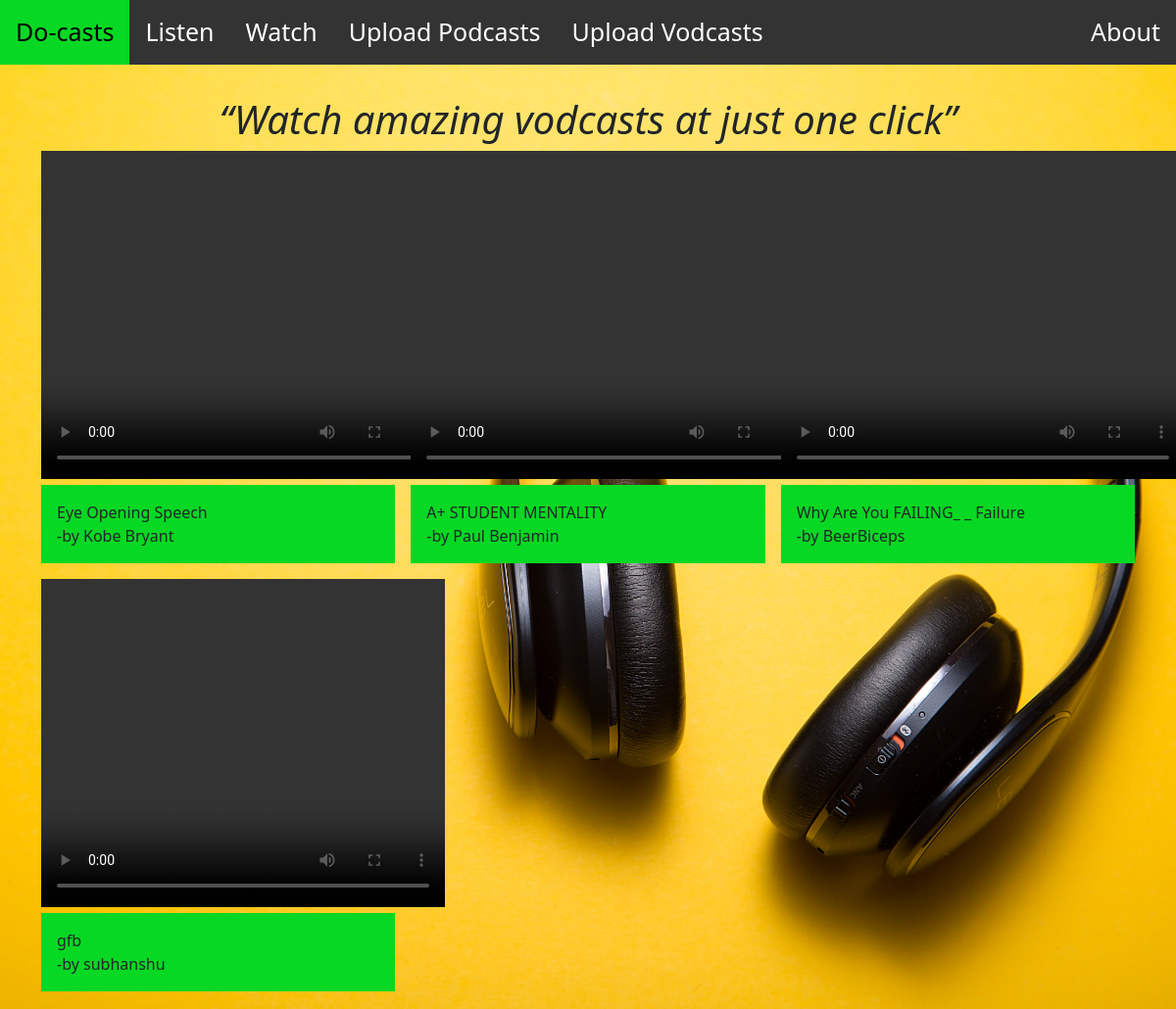
The page /watch on the database as committed earlier.
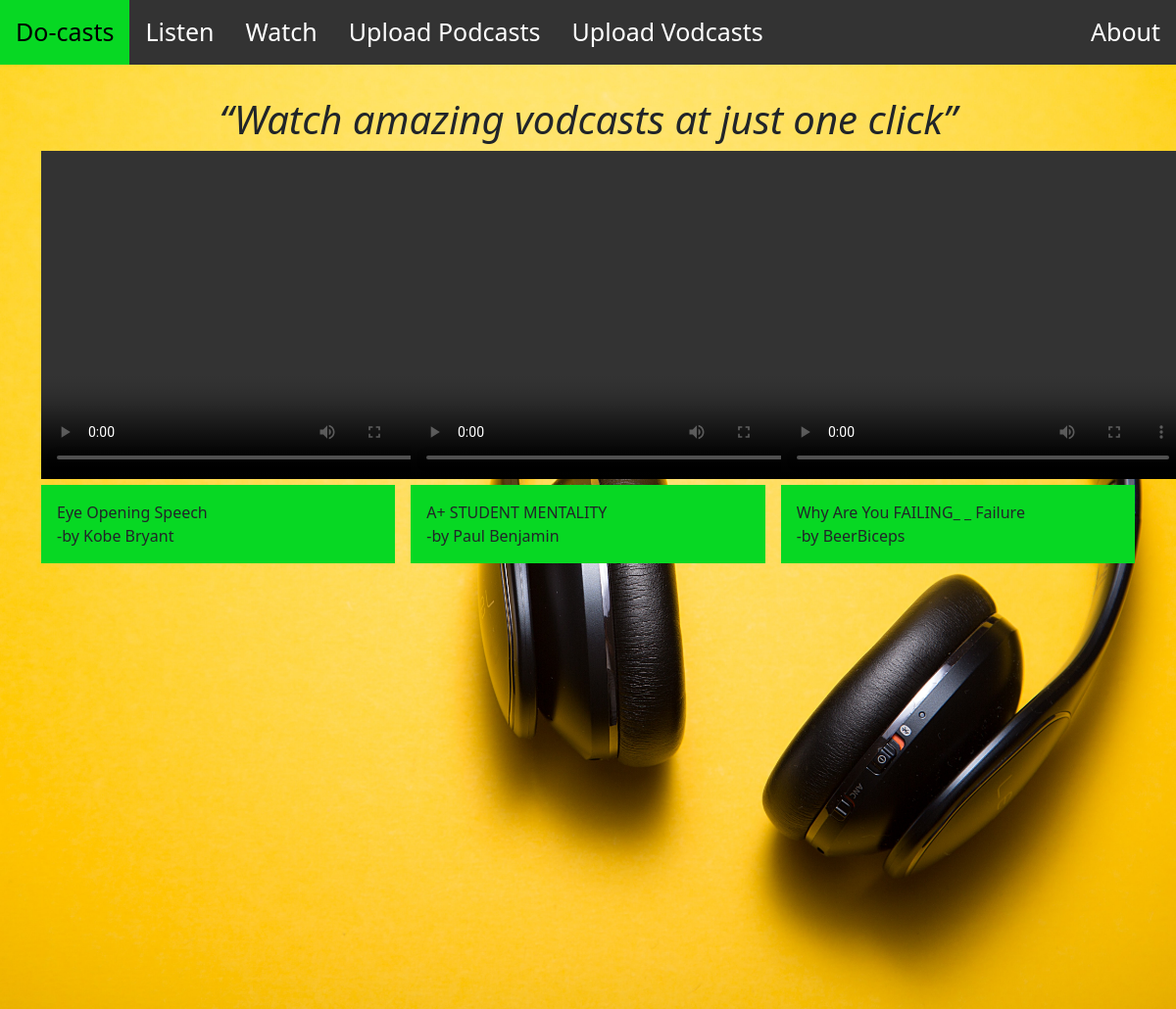
The same page on the database as committed later.
### home/models.py (models this page shows, shortened)
class video(models.Model) :                         # video database for podcasts
     name = models.CharField(max_length=100)
     pname = models.CharField(max_length=100)
     email = models.CharField(max_length=100)
     mp4 = models.FileField(default="media")
     date = models.DateField()

### home/views.py (the view)
# urls.py: path('watch', views.watch, name ='watch'),
def watch(request):
    mp4_list= video.objects.all()          # calling 'video' database from models.py and storing it in dic mp4_list
    return render(request,'watch.html',{'mp4_list':mp4_list})      # rendering the page and sending the dic to page

### templates/watch.html (shortened to what this page needs)
{% extends 'base.html'%}
{% block body %}
<div class="container my-5">
  <h1 class="my-6 text-center"><em><q>Watch amazing vodcasts at just one click</q></em></h1>
  <div class="row row-cols-1 row-cols-sm-2 row-cols-md-3 g-3">
    {% for mp4 in mp4_list %}
    <div class="col" style="align-items: flex-start;">
      <video controls width="412" height="335" src="media\{{mp4.mp4}}"></video>
      <div class="card-body" style="background-color: rgb(7, 216, 35);">
        <p class="card-text">{{mp4.pname}}<br>-by {{mp4.name}}</p>
      </div>
    </div>
    {% endfor %}
  </div>
</div>
{% endblock body %}

Rows that differ between the two databases and show on the page:
removed video: pname "gfb", name "subhanshu"
